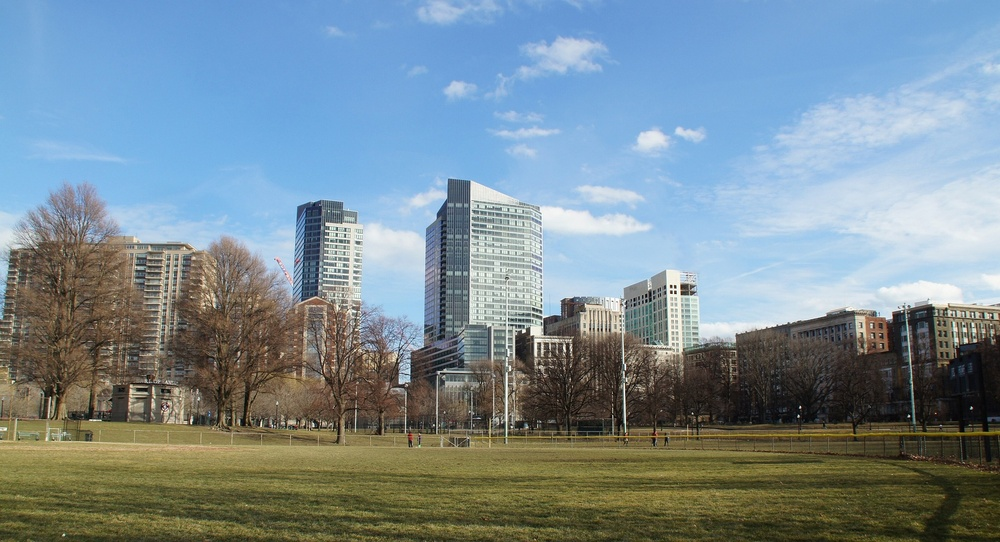
#> input picture OpenCV/Photos/boston.jpg, 1000 x 542 px, shrunk from 1920 x 1041 before the run, found by its file name
$ python contours.py
#> lines starting #> are read from the running program, lines starting #| are printed output that depends on the picture; after the words box and inside, x2 and y2 are one past the last pixel; in counts of white or black regions, pixels touching at a corner belong together
import cv2 as cv
import numpy as np
img=cv.imread('Photos/boston.jpg')
#> img is the input picture: shape (542, 1000, 3); mean B, G, R 148.9, 140.1, 122.2
gray=cv.cvtColor(img,cv.COLOR_BGR2GRAY)
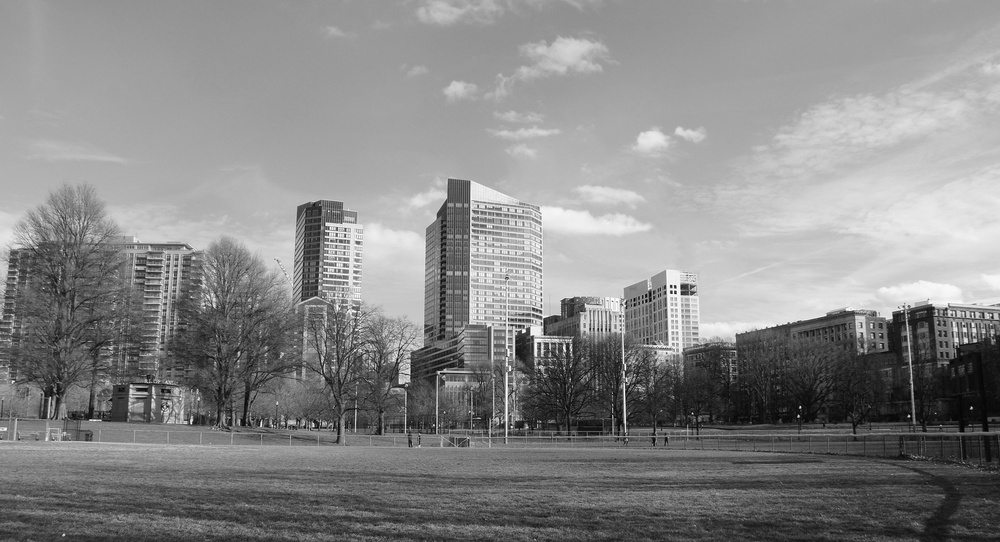
#> gray: shape (542, 1000); min 1, max 255, mean 135.8
blank=np.zeros(img.shape[:2],dtype='uint8')
# [5 lines of commented-out code are left out]
ret,thresh=cv.threshold(gray,125,255,cv.THRESH_BINARY)
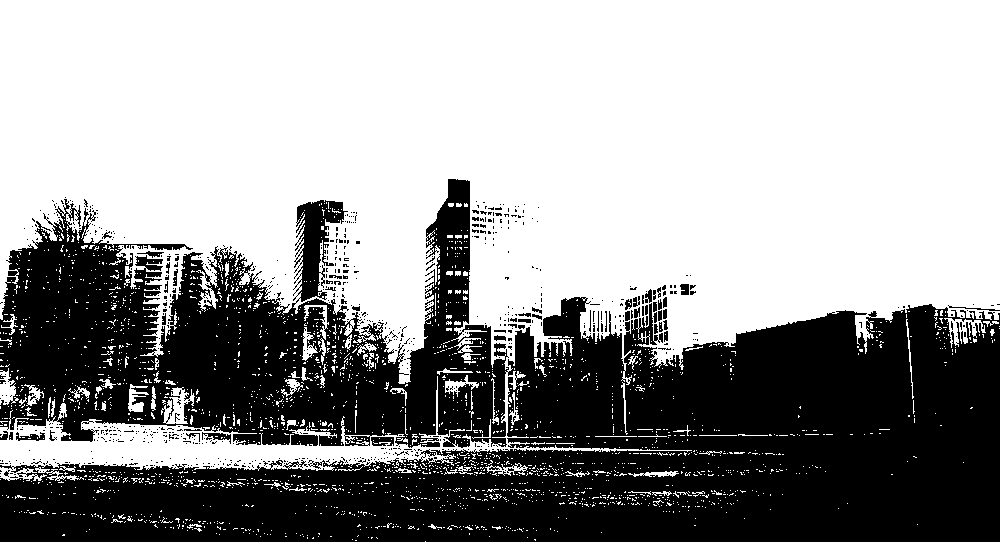
#> thresh: shape (542, 1000); 60.4% white; 753 black regions (698 under 20 px)
cv.imshow('Thresh',thresh)
contours,hierarchies=cv.findContours(thresh,cv.RETR_TREE,cv.CHAIN_APPROX_NONE)
#> contours = 3744 contours, 3581 with area under 20; largest, box (x1, y1, x2, y2) and area: (0, 0, 1000, 481) 316624, (295, 199, 349, 303) 2823, (161, 387, 195, 424) 521, (944, 318, 986, 348) 343, (0, 368, 19, 405) 310
print(len(contours))
#| 3744
cv.drawContours(blank,contours,-1,(0,0,255),2)
#> blank: shape (542, 1000); every value is 0
cv.imshow('Contours drawn',blank)
cv.waitKey(0)

$ run again, with OpenCV/Photos/dog.jpg copied over OpenCV/Photos/boston.jpg
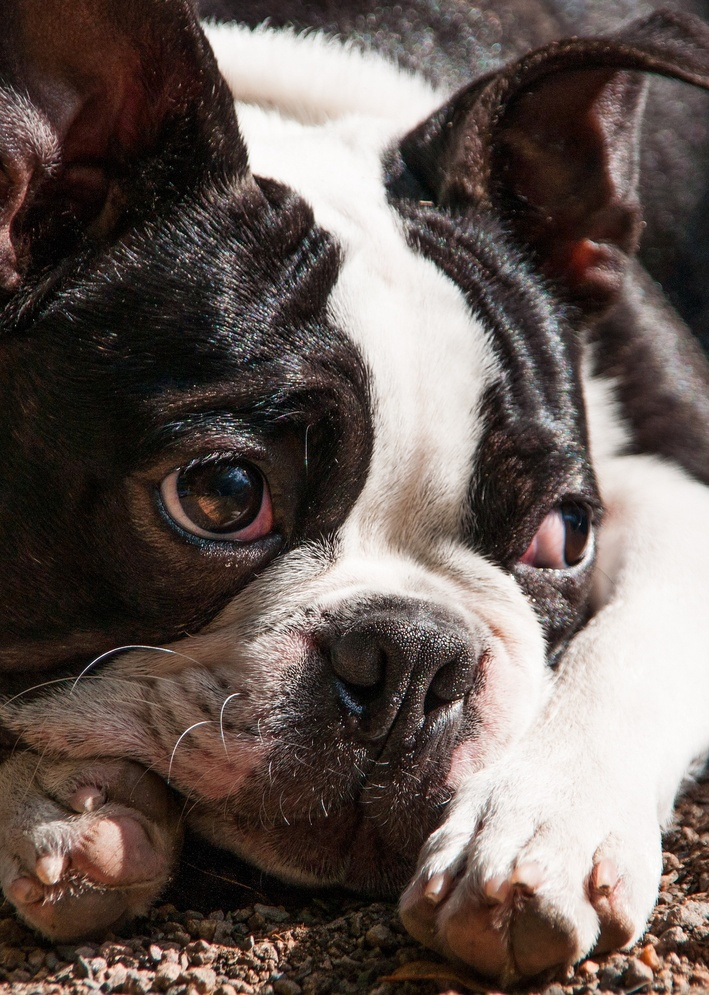
#> input picture OpenCV/Photos/dog.jpg, 709 x 995 px, shrunk from 1368 x 1920 before the run, found by its file name
#> img is the input picture: shape (995, 709, 3); mean B, G, R 85.1, 90.4, 102.6
#> `gray=cv.cvtColor(img,cv.COLOR_BGR2GRAY)`:
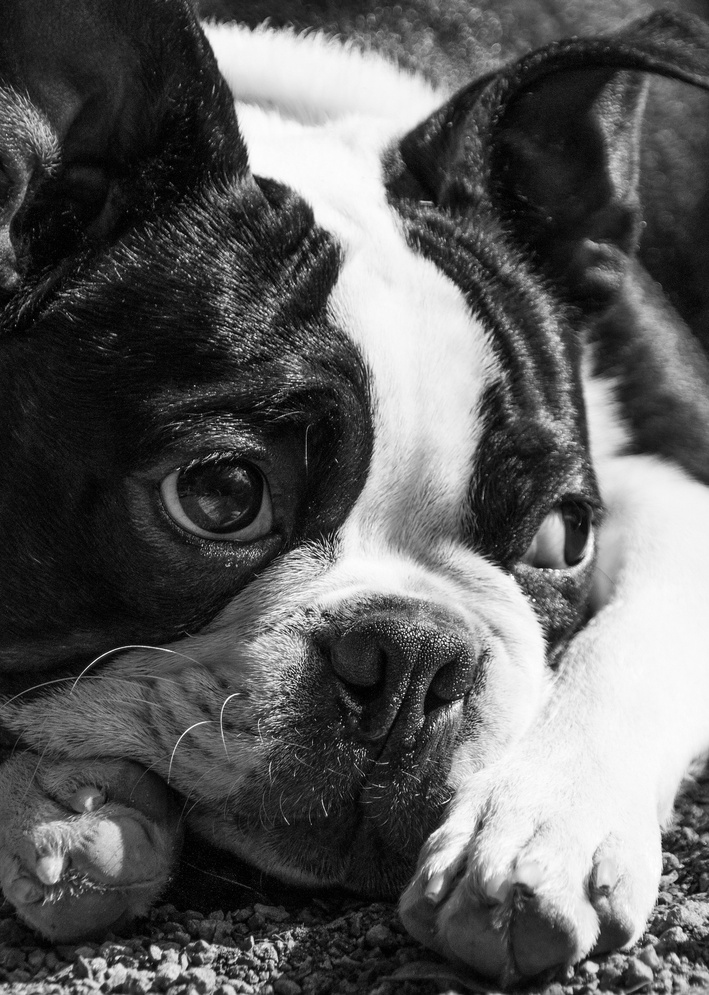
#> gray: shape (995, 709); min 0, max 255, mean 93.4
#> `ret,thresh=cv.threshold(gray,125,255,cv.THRESH_BINARY)`:
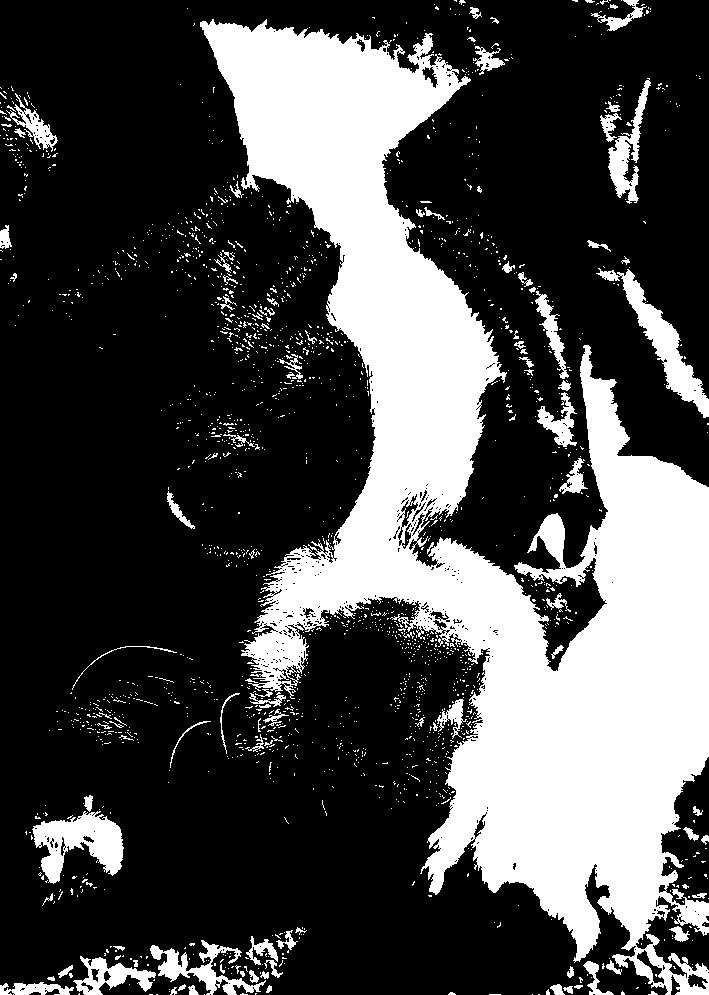
#> thresh: shape (995, 709); 29.1% white; 1921 white regions (1811 under 20 px)
#> contours = 2656 contours, 2549 with area under 20; largest, box (x1, y1, x2, y2) and area: (200, 19, 709, 995) 175234, (32, 811, 124, 884) 3448, (596, 268, 709, 418) 3224, (150, 940, 266, 995) 1646, (608, 78, 651, 204) 1488
#| 2656
#> blank: shape (995, 709); every value is 0

$ run again, with OpenCV/Photos/lavender.jpg copied over OpenCV/Photos/boston.jpg
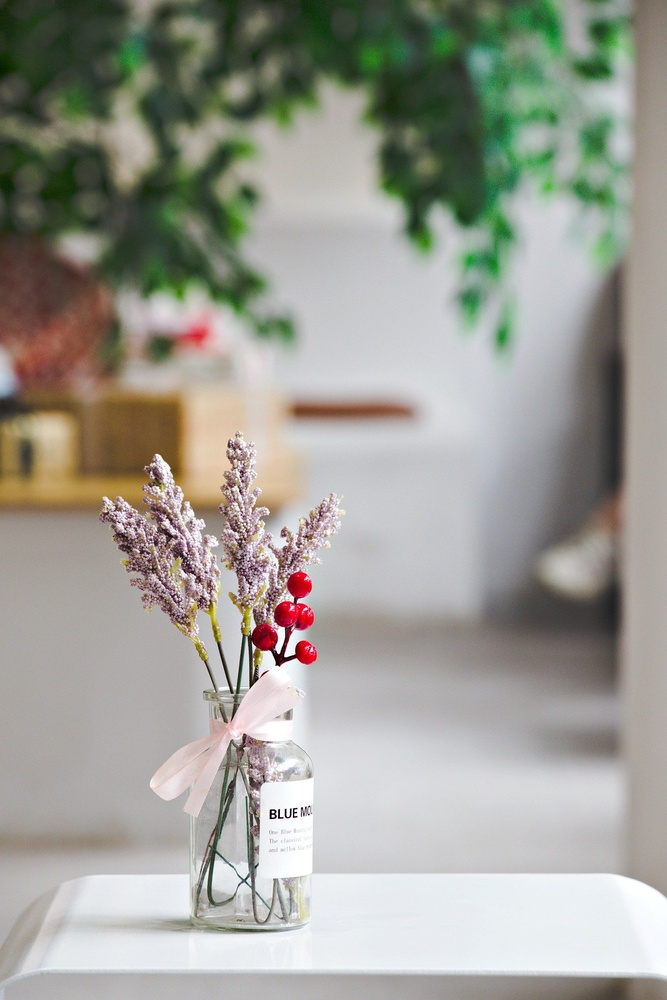
#> input picture OpenCV/Photos/lavender.jpg, 667 x 1000 px, shrunk from 1280 x 1920 before the run, found by its file name
#> img is the input picture: shape (1000, 667, 3); mean B, G, R 148.5, 157.3, 157.2
#> `gray=cv.cvtColor(img,cv.COLOR_BGR2GRAY)`:
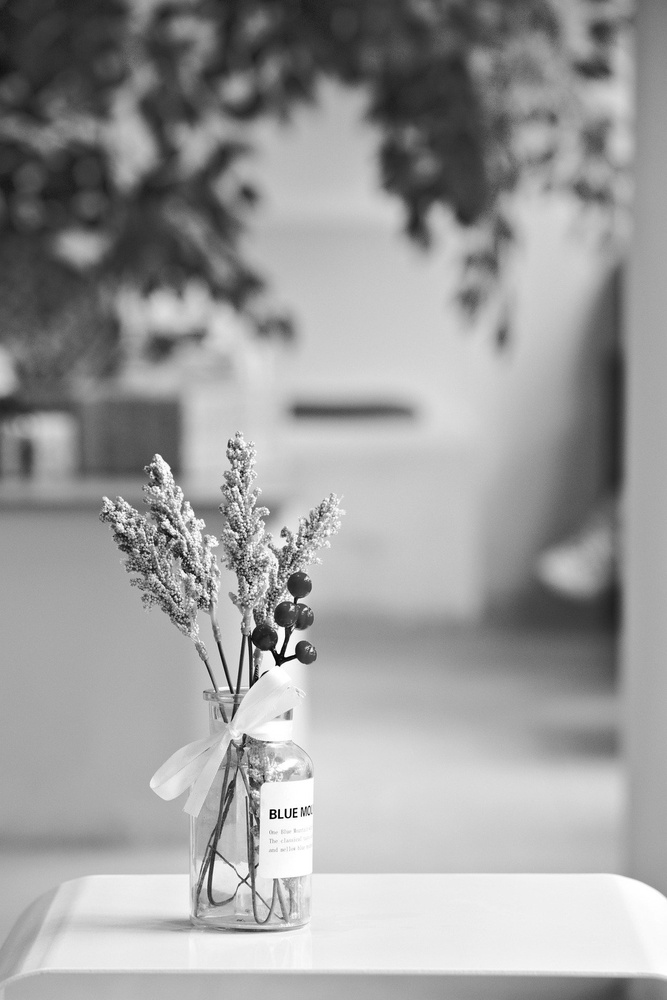
#> gray: shape (1000, 667); min 0, max 255, mean 156.3
#> `ret,thresh=cv.threshold(gray,125,255,cv.THRESH_BINARY)`:
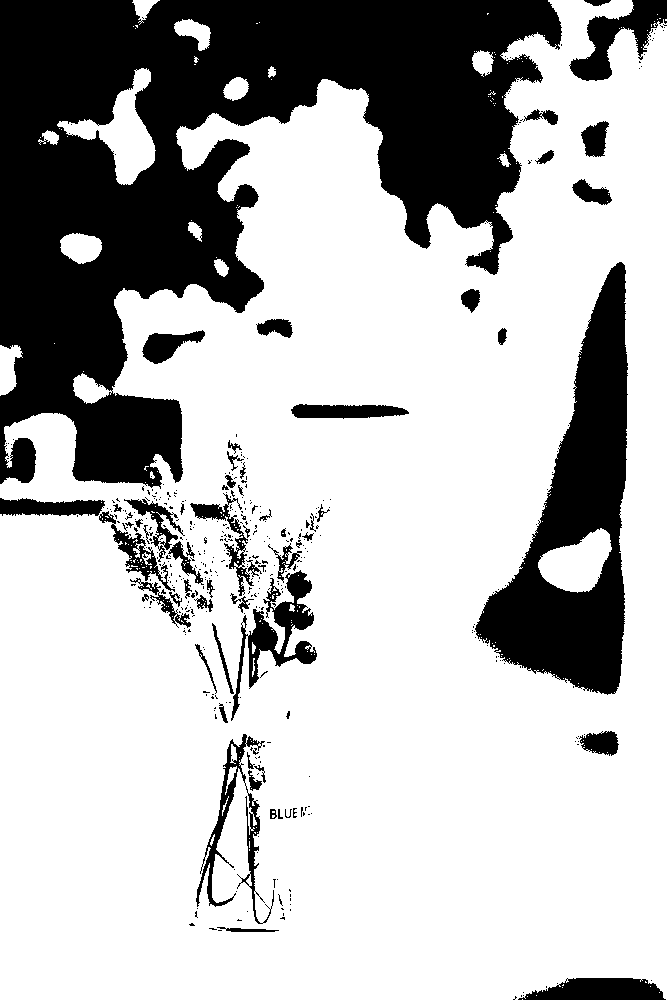
#> thresh: shape (1000, 667); 72% white; 424 black regions (359 under 20 px)
#> contours = 1033 contours, 923 with area under 20; largest, box (x1, y1, x2, y2) and area: (0, 0, 667, 1000) 517961, (474, 261, 629, 696) 32310, (57, 68, 156, 185) 3770, (247, 569, 318, 689) 3698, (538, 528, 612, 593) 2866
#| 1033
#> blank: shape (1000, 667); every value is 0
